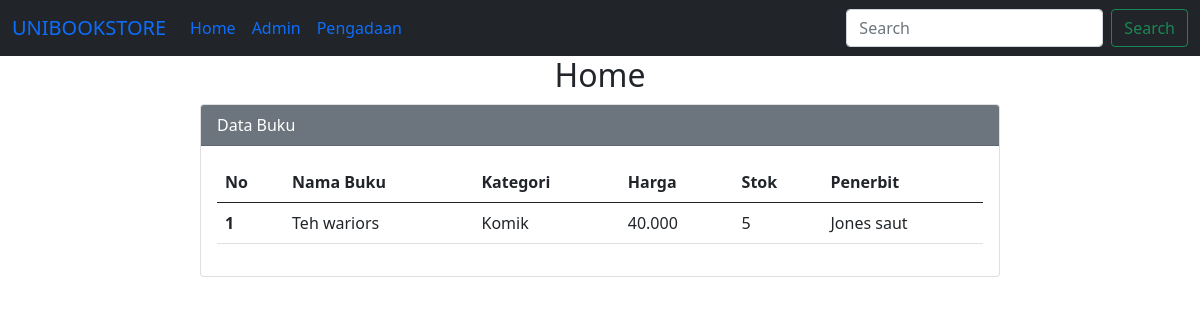
The app's page /index.php?cari=Teh wariors with its own data.
### tables this page shows
CREATE TABLE `buku` (
  `id` int(11) NOT NULL,
  `id_penerbit` int(11) NOT NULL,
  `kategori` varchar(50) NOT NULL,
  `nama_buku` varchar(50) NOT NULL,
  `harga` varchar(50) NOT NULL,
  `stok` varchar(50) NOT NULL
);

CREATE TABLE `penerbit` (
  `id` int(11) NOT NULL,
  `nama_penerbit` varchar(50) NOT NULL,
  `alamat` varchar(50) NOT NULL,
  `kota` varchar(50) NOT NULL,
  `no_telepon` varchar(20) NOT NULL
);

### index.php (the view, shortened to what this page needs)
<?php
require "koneksi.php";
?>
<!DOCTYPE html>
<html lang="en">
    <link href="https://cdn.jsdelivr.net/npm/bootstrap@5.0.0-beta2/dist/css/bootstrap.min.css" rel="stylesheet">
</head>
<body>
<nav class="navbar navbar-expand-lg bg-dark sticky-sm-top">
  <div class="container-fluid">
    <a class="navbar-brand" href="#">UNIBOOKSTORE</a>
    <div class="collapse navbar-collapse" id="navbarSupportedContent">
      <ul class="navbar-nav me-auto mb-2 mb-lg-0">
        <li class="nav-item">
          <a class="nav-link active" aria-current="page" href="index.php">Home</a>
        </li>
        <li class="nav-item">
          <a class="nav-link" href="admin.php">Admin</a>
        </li>
        <li class="nav-item">
          <a class="nav-link" href="pengadaan.php">Pengadaan</a>
        </li>
        </ul>
        <form method="GET" action="" class="d-flex" role="search">
        <input class="form-control me-2" name="cari" type="text" placeholder="Search" aria-label="Search">
        <button class="btn btn-outline-success" type="submit">Search</button>
      </form>
    </div>
  </div>
</nav>
<h2 text align="center">Home</h2>
     <div class="mx-auto">
     <div class="card">
            <div class="card-header text-white bg-secondary">
                Data Buku
            </div>
            <div class="card-body">
                <table class="table">
                    <thead>
                    <tr>
            <th scope="col">No</th>
            <th scope="col">Nama Buku</th>
            <th scope="col">Kategori</th>
            <th scope="col">Harga</th>
            <th scope="col">Stok</th>
            <th scope="col">Penerbit</th>
        </tr>
    </thead>
    <tbody>
        <?php
        $keyword = isset($_GET['cari']) ? $_GET['cari'] : '';
        $sql = "SELECT buku.id, buku.nama_buku, buku.kategori, buku.harga, buku.stok, penerbit.nama_penerbit
                FROM buku
                LEFT JOIN penerbit ON buku.id_penerbit = penerbit.id";
                if ($keyword != '') {
                  $sql = $sql . " " . "WHERE nama_buku LIKE '%$keyword%' ";
              }
        $result = mysqli_query($koneksi, $sql);
        $urut = 1;
        while ($row = mysqli_fetch_array($result)) {
            $nama_buku = $row['nama_buku'];
            $kategori = $row['kategori'];
            $harga = $row['harga'];
            $stok = $row['stok'];
            $nama_penerbit = $row['nama_penerbit'];
        ?>
            <tr>
                <th scope="row"><?php echo $urut++ ?></th>
                <td scope="row"><?php echo $nama_buku ?></td>
                <td scope="row"><?php echo $kategori ?></td>
                <td scope="row"><?php echo $harga ?></td>
                <td scope="row"><?php echo $stok ?></td>
                <td scope="row"><?php echo $nama_penerbit ?></td>
            </tr>
        <?php
        }
        ?>
                    </tbody>
                </table>
            </div>
        </div>
    </div>
</body>
</html>

### index.php (style rules this page uses)
.mx-auto { width: 800px }
.card { margin-top: 10px; }

### records on screen
buku: nama_buku "Teh wariors", kategori "Komik", harga "40.000", stok "5", id_penerbit.nama_penerbit "Jones saut"
